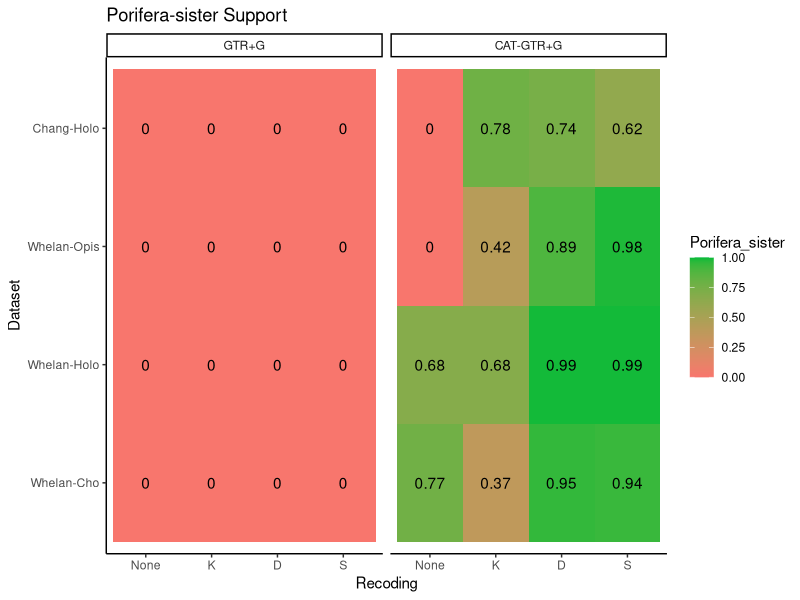
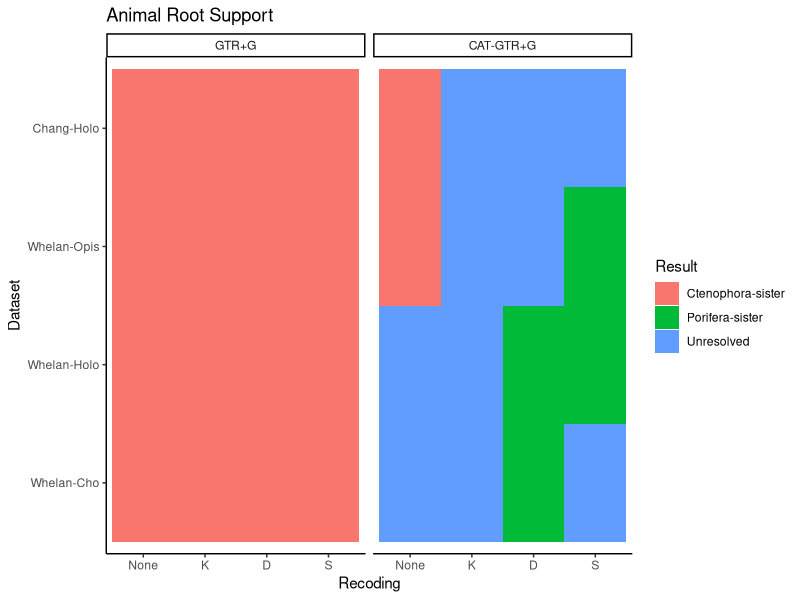

Write R code to recreate these figures, in order.
## ---- chunk 1
knitr::opts_chunk$set(
	echo = TRUE,
	message = FALSE,
	warning = FALSE,
	echo=FALSE,
	dpi=300
	)
## ---- chunk 2

library( tidyverse )
library( magrittr )
library( scales )

D = read.table( "tidy_table_3.tsv", header=TRUE, stringsAsFactors=FALSE  )

D$Model = factor( D$Model, c("GTR+G", "CAT-GTR+G" ) ) 

D$Dataset = sub( "D20", "", D$Dataset )
D$Dataset = sub( "Chang", "Chang-Holo", D$Dataset )
D$Dataset = sub( "Opistho", "Opis", D$Dataset )
D$Dataset = sub( "Choano", "Cho", D$Dataset )
D$Dataset = factor( D$Dataset, c( "Whelan-Cho", "Whelan-Holo", "Whelan-Opis", "Chang-Holo" ) )

D$Recoding[ D$Recoding == "KGB-6" ] = "K"
D$Recoding[ D$Recoding == "Dayhoff-6" ] = "D"
D$Recoding[ D$Recoding == "SR-6" ] = "S"
D$Recoding = factor( D$Recoding, c("None", "K", "D", "S" ) )

pp_thresh = 0.95
D$Result = "Unresolved"
D$Result[ D$Porifera_sister >= pp_thresh ] = "Porifera-sister" 
D$Result[ D$Ctenophora_sister >= pp_thresh ] = "Ctenophora-sister" 
D$Result = factor( D$Result ) 

D$Convergence = "bad"
D$Convergence[ D$Maxdiff <= 1 ] = "possible"
D$Convergence[ D$Maxdiff <= 0.3 ] = "acceptable"
D$Convergence[ D$Maxdiff <= 0.1 ] = "good"
D$Convergence = factor( D$Convergence, c( "good", "acceptable", "possible", "bad" ) )

cteno_color = "#F8766D"
poro_color = "#00BA38"

## ---- chunk 3
D %>%
ggplot( aes( Recoding, Dataset ) ) + 
	geom_tile(aes(fill = Porifera_sister)) + 
	facet_wrap(~ Model) +
	scale_fill_gradient(low = cteno_color, high = poro_color, limits=c(0, 1)) + 
	geom_text(aes(label = Porifera_sister)) +
	ggtitle("Porifera-sister Support") +
	theme_classic()
## ---- chunk 4

D %>%
ggplot( aes( Recoding, Dataset ) ) + 
	geom_tile( aes( fill = Result ) ) + 
	facet_wrap( ~ Model ) +
	ggtitle("Animal Root Support") +
	theme_classic()

